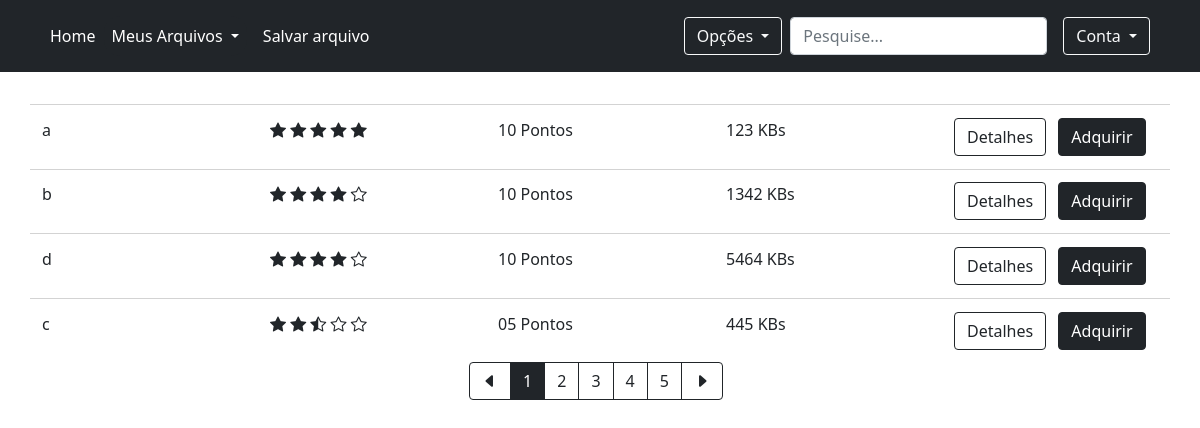
The page /search/ (signed in) on the database as committed earlier.
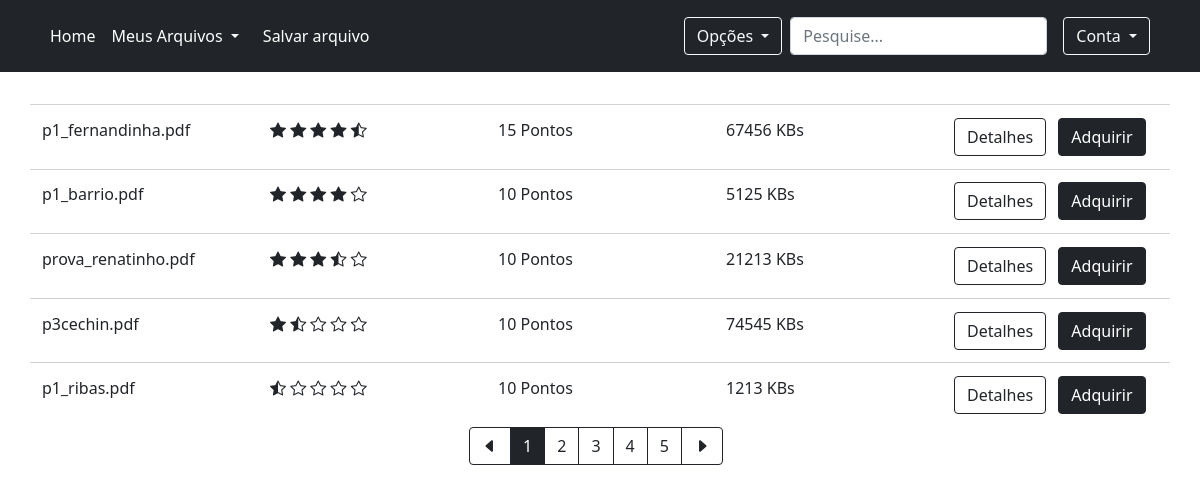
The same page on the database as committed later.
### pdfshare/models.py (models this page shows, shortened)
class PDF(models.Model):
    filename = models.CharField(max_length=100)
    fileauthor = models.ForeignKey(Usuario, on_delete=models.RESTRICT, null=True) # TODO: garantir que se eu excluir um arquivo eu nao exclua o usuario; mas nao o contrario.
    filesize = models.IntegerField(null=True)
    nota = models.IntegerField(default=0) # colocar valor padrao 0
    quantidadeNota = models.IntegerField(default=0) # colocar valor padrao 0
    filepath = models.CharField(max_length=250, null=True) # TODO: Deveria estar null=True?

### pdfshare/views.py (the view)
# urls.py: path('search/', views.file_list, name='url_file_list'), # Página que exibe arquivos disponíveis para a compra.
@login_required
@csrf_protect
def file_list(request):
    files = {}
    arquivoEnota = request.POST.get('search-type', False) == "arquivo" and request.POST.get('search-order', False) == "nota"
    arquivoErelevancia = request.POST.get('search-type', False) == "arquivo" and request.POST.get('search-order', False) == "relevancia"
    usuarioEnota = request.POST.get('search-type', False) == "usuario" and request.POST.get('search-order', False) == "nota"
    usuarioErelevancia = request.POST.get('search-type', False) == "usuario" and request.POST.get('search-order', False) == "relevancia"
    espacovazio = request.POST.get('caixa-pesquisa', False) == ""
    if arquivoEnota:
        if espacovazio:
            files = PDF.objects.all().order_by('-nota')
        else:
            files = PDF.objects.filter(filename=request.POST.get('caixa-pesquisa', False)).order_by('-nota')
    elif arquivoErelevancia:
        if espacovazio:
            files = PDF.objects.all().order_by('-quantidadeNota')
        else:
            files = PDF.objects.filter(filename=request.POST.get('caixa-pesquisa', False)).order_by('-quantidadeNota')
    elif usuarioEnota:
        if espacovazio:
            files = PDF.objects.all().order_by('-nota')
        else:
            files = PDF.objects.filter(fileauthor__user__username__contains=request.POST.get('caixa-pesquisa', False)).order_by('-nota')
    elif usuarioErelevancia:
        if espacovazio:
            files = PDF.objects.all().order_by('-quantidadeNota')
        else:
            files = PDF.objects.filter(fileauthor__user__username__contains=request.POST.get('caixa-pesquisa', False)).order_by('-quantidadeNota')
    else:
        files = PDF.objects.all().order_by('-nota')
    return render(request, 'filelist.html', {'files': files, 'searchtype': request.POST.get('search-type', False), 'searchorder': request.POST.get('search-order', False)})

### pdfshare/templatetags/starlize.py (called while the page is built)
@register.filter()
def starlize(value):
    lista = []
    for v in range(math.floor(value/2)):
        lista.append(0)
    if value % 2 != 0:
        lista.append(1)
    while len(lista) < 5:
        lista.append(2)
    return lista

### pdfshare/templates/filelist.html (shortened to what this page needs)
{% extends 'base.html' %}
{% load starlize %}
{% block content %}
            <div class="container-lg main-content-container">
              {% for file in files %}
              <div class="row pdf-item">
                <div class="col">
                  {{file.filename}}
                </div>
                <div class="col">
                  {% for star in file.nota|starlize %}
                    {% if star == 0 %}
                      <i class="bi bi-star-fill"></i>
                    {% elif star == 1 %}
                      <i class="bi bi-star-half"></i>
                    {% else %}
                      <i class="bi bi-star"></i>
                    {% endif %}
                  {% endfor %}
                </div>
                <div class="col">
                  {% if file.filesize < 500 %}
                    {% if file.nota < 9 or file.quantidadeNota < 10 %}
                      05 Pontos
                    {% else %}
                      10 Pontos
                    {% endif %}
                  {% else %}
                    {% if file.nota < 9 or file.quantidadeNota < 10 %}
                      10 Pontos
                    {% else %}
                      15 Pontos
                    {% endif %}
                  {% endif %}
                </div>
                <div class="col">
                  {{file.filesize}} KBs
                </div>
                <div class="col">
                  <a type="button" href="#" class="btn btn-outline-dark me-2">Detalhes</a>
                  {% if file.filesize < 500 %}
                    {% if file.nota < 9 or file.quantidadeNota < 10 %}
                    <a type="button" href="{% url 'url_update_compra' user.usuario.id file.fileauthor.id file.id 5 %}" class="btn btn-dark me-2">Adquirir</a>
                    {% else %}
                    <a type="button" href="{% url 'url_update_compra' user.usuario.id file.fileauthor.id file.id 10 %}" class="btn btn-dark me-2">Adquirir</a>
                    {% endif %}
                  {% else %}
                    {% if file.nota < 9 or file.quantidadeNota < 10 %}
                    <a type="button" href="{% url 'url_update_compra' user.usuario.id file.fileauthor.id file.id 10 %}" class="btn btn-dark me-2">Adquirir</a>
                    {% else %}
                    <a type="button" href="{% url 'url_update_compra' user.usuario.id file.fileauthor.id file.id 15 %}" class="btn btn-dark me-2">Adquirir</a>
                    {% endif %}
                  {% endif %}
                </div>
              </div>
              {% endfor %}
              <div  class="d-flex justify-content-center">
                <div class="btn-group me-2" role="group" aria-label="First group">
                  <button type="button" class="btn btn-outline-dark">
                    <i class="bi bi-caret-left-fill"></i>
                  </button>
                  <button type="button" class="btn btn-dark">1</button>
                  <button type="button" class="btn btn-outline-dark">2</button>
                  <button type="button" class="btn btn-outline-dark">3</button>
                  <button type="button" class="btn btn-outline-dark">4</button>
                  <button type="button" class="btn btn-outline-dark">5</button>
                  <button type="button" class="btn btn-outline-dark">
                    <i class="bi bi-caret-right-fill"></i>
                  </button>
                </div>
              </div>
            </div>
{% endblock %}

### pdfshare/templates/base.html (shortened to what this page needs)
{% load static %}
<html>
    <head>
        <link rel="stylesheet" href="https://cdn.jsdelivr.net/npm/bootstrap-icons@1.8.1/font/bootstrap-icons.css">
        <link rel="stylesheet" href="{% static 'css/style.css' %}">
        <link href="https://cdn.jsdelivr.net/npm/bootstrap@5.1.3/dist/css/bootstrap.min.css" rel="stylesheet">
    </head>
    <body>
        <header class="p-3 bg-dark text-white">
            <div class="container">
              <div class="d-flex flex-wrap align-items-center justify-content-center justify-content-lg-start">
                <ul class="nav col-12 col-lg-auto me-lg-auto mb-2 justify-content-center mb-md-0">
                  <li><a href="{% url 'home' %}" class="nav-link px-2 text-white nav-text">Home</a></li>
                  <li>
                    <button class="nav-link px-2 text-white nav-button dropdown-toggle dropdown text-end" type="button" id="dropdownMenuButton" data-bs-toggle="dropdown" aria-expanded="false">
                      Meus Arquivos
                    </button>
                  </li>
                  <li>
                    <li><a href="#" class="nav-link px-2 text-white nav-text">Salvar arquivo</a></li>
                  </li>
                </ul>
                <button class="btn btn-outline-light dropdown-toggle dropdown" type="button" id="dropdownMenuButton" data-bs-toggle="dropdown" aria-expanded="false">
                  Opções
                </button>
                <form action="/search/" method="post" id="form-pesquisa" class="col-12 col-lg-auto mb-3 mb-lg-0 me-lg-3">
                  <input type="search" class="form-control form-control-dark" name="caixa-pesquisa" placeholder="Pesquise..." aria-label="Search">
                </form>
                <button class="btn btn-outline-light dropdown-toggle dropdown text-end" type="button" id="dropdownMenuButton" data-bs-toggle="dropdown" aria-expanded="false">
                  Conta
                </button>
              </div>
            </div>
          </header>
        <main>
            {% block content %}
            {% endblock %}
        </main>
    </body>
</html>

### pdfshare/static/css/style.css (style rules this page uses)
a.nav-text { border-radius: 1rem; transition: all .2s linear; }
button.nav-button { border-radius: 1rem; transition: all .2s linear; background-color: #212529; border: none; }
.dropdown { margin-right: .5rem; }
.main-content-container { margin-top: 2rem; }
.pdf-item { padding-top: .8rem; padding-bottom: .8rem; border-top: 1.5px solid lightgrey; }

Rows that differ between the two databases and show on the page:
removed PDF: filename "a", nota 10 (drawn), filesize "123"
removed PDF: filename "b", nota 8 (drawn), filesize "1342"
removed PDF: filename "d", nota 8 (drawn), filesize "5464"
removed PDF: filename "c", nota 5 (drawn), filesize "445"
added PDF: filename "p1_fernandinha.pdf", nota 9 (drawn), filesize "67456"
added PDF: filename "p1_barrio.pdf", nota 8 (drawn), filesize "5125"
added PDF: filename "prova_renatinho.pdf", nota 7 (drawn), filesize "21213"
added PDF: filename "p3cechin.pdf", nota 3 (drawn), filesize "74545"
added PDF: filename "p1_ribas.pdf", nota 1 (drawn), filesize "1213"
